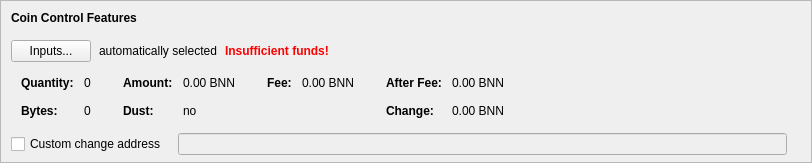
    <widget class="QFrame" name="frameCoinControl">
     <property name="sizePolicy">
      <sizepolicy hsizetype="Expanding" vsizetype="Expanding">
       <horstretch>0</horstretch>
       <verstretch>0</verstretch>
      </sizepolicy>
     </property>
     <property name="maximumSize">
      <size>
       <width>16777215</width>
       <height>16777215</height>
      </size>
     </property>
     <property name="frameShape">
      <enum>QFrame::StyledPanel</enum>
     </property>
     <property name="frameShadow">
      <enum>QFrame::Sunken</enum>
     </property>
     <layout class="QVBoxLayout" name="verticalLayoutCoinControl2">
      <property name="spacing">
       <number>0</number>
      </property>
      <property name="leftMargin">
       <number>0</number>
      </property>
      <property name="topMargin">
       <number>0</number>
      </property>
      <property name="rightMargin">
       <number>0</number>
      </property>
      <property name="bottomMargin">
       <number>6</number>
      </property>
      <item>
       <layout class="QVBoxLayout" name="verticalLayoutCoinControl" stretch="0,0,0,0,1">
        <property name="spacing">
         <number>0</number>
        </property>
        <property name="leftMargin">
         <number>10</number>
        </property>
        <property name="topMargin">
         <number>10</number>
        </property>
        <item>
         <layout class="QHBoxLayout" name="horizontalLayoutCoinControl1">
          <property name="bottomMargin">
           <number>15</number>
          </property>
          <item>
           <widget class="QLabel" name="labelCoinControlFeatures">
            <property name="sizePolicy">
             <sizepolicy hsizetype="Preferred" vsizetype="Maximum">
              <horstretch>0</horstretch>
              <verstretch>0</verstretch>
             </sizepolicy>
            </property>
            <property name="font">
             <font>
              <weight>75</weight>
              <bold>true</bold>
             </font>
            </property>
            <property name="styleSheet">
             <string notr="true">font-weight:bold;</string>
            </property>
            <property name="text">
             <string>Coin Control Features</string>
            </property>
           </widget>
          </item>
         </layout>
        </item>
        <item>
         <layout class="QHBoxLayout" name="horizontalLayoutCoinControl2" stretch="0,0,0,0">
          <property name="spacing">
           <number>8</number>
          </property>
          <property name="bottomMargin">
           <number>10</number>
          </property>
          <item>
           <widget class="QPushButton" name="pushButtonCoinControl">
            <property name="styleSheet">
             <string notr="true"/>
            </property>
            <property name="text">
             <string>Inputs...</string>
            </property>
            <property name="autoDefault">
             <bool>false</bool>
            </property>
           </widget>
          </item>
          <item>
           <widget class="QLabel" name="labelCoinControlAutomaticallySelected">
            <property name="text">
             <string>automatically selected</string>
            </property>
            <property name="margin">
             <number>5</number>
            </property>
           </widget>
          </item>
          <item>
           <widget class="QLabel" name="labelCoinControlInsuffFunds">
            <property name="font">
             <font>
              <weight>75</weight>
              <bold>true</bold>
             </font>
            </property>
            <property name="styleSheet">
             <string notr="true">color:red;font-weight:bold;</string>
            </property>
            <property name="text">
             <string>Insufficient funds!</string>
            </property>
            <property name="margin">
             <number>5</number>
            </property>
           </widget>
          </item>
          <item>
           <spacer name="horizontalSpacerCoinControl">
            <property name="orientation">
             <enum>Qt::Horizontal</enum>
            </property>
            <property name="sizeHint" stdset="0">
             <size>
              <width>40</width>
              <height>1</height>
             </size>
            </property>
           </spacer>
          </item>
         </layout>
        </item>
        <item>
         <widget class="QWidget" name="widgetCoinControl" native="true">
          <property name="sizePolicy">
           <sizepolicy hsizetype="Preferred" vsizetype="Preferred">
            <horstretch>0</horstretch>
            <verstretch>0</verstretch>
           </sizepolicy>
          </property>
          <property name="minimumSize">
           <size>
            <width>0</width>
            <height>0</height>
           </size>
          </property>
          <property name="styleSheet">
           <string notr="true"/>
          </property>
          <layout class="QHBoxLayout" name="horizontalLayoutCoinControl5">
           <property name="leftMargin">
            <number>0</number>
           </property>
           <property name="topMargin">
            <number>0</number>
           </property>
           <property name="rightMargin">
            <number>0</number>
           </property>
           <property name="bottomMargin">
            <number>0</number>
           </property>
           <item>
            <layout class="QHBoxLayout" name="horizontalLayoutCoinControl3" stretch="0,0,0,1">
             <property name="spacing">
              <number>20</number>
             </property>
             <property name="topMargin">
              <number>0</number>
             </property>
             <property name="bottomMargin">
              <number>10</number>
             </property>
             <item>
              <layout class="QFormLayout" name="formLayoutCoinControl1">
               <property name="horizontalSpacing">
                <number>10</number>
               </property>
               <property name="verticalSpacing">
                <number>14</number>
               </property>
               <property name="leftMargin">
                <number>10</number>
               </property>
               <property name="topMargin">
                <number>4</number>
               </property>
               <property name="rightMargin">
                <number>6</number>
               </property>
               <item row="0" column="0">
                <widget class="QLabel" name="labelCoinControlQuantityText">
                 <property name="font">
                  <font>
                   <weight>75</weight>
                   <bold>true</bold>
                  </font>
                 </property>
                 <property name="text">
                  <string>Quantity:</string>
                 </property>
                 <property name="margin">
                  <number>0</number>
                 </property>
                </widget>
               </item>
               <item row="0" column="1">
                <widget class="QLabel" name="labelCoinControlQuantity">
                 <property name="cursor">
                  <cursorShape>IBeamCursor</cursorShape>
                 </property>
                 <property name="contextMenuPolicy">
                  <enum>Qt::ActionsContextMenu</enum>
                 </property>
                 <property name="text">
                  <string notr="true">0</string>
                 </property>
                 <property name="margin">
                  <number>0</number>
                 </property>
                 <property name="textInteractionFlags">
                  <set>Qt::LinksAccessibleByMouse|Qt::TextSelectableByKeyboard|Qt::TextSelectableByMouse</set>
                 </property>
                </widget>
               </item>
               <item row="1" column="0">
                <widget class="QLabel" name="labelCoinControlBytesText">
                 <property name="font">
                  <font>
                   <weight>75</weight>
                   <bold>true</bold>
                  </font>
                 </property>
                 <property name="text">
                  <string>Bytes:</string>
                 </property>
                </widget>
               </item>
               <item row="1" column="1">
                <widget class="QLabel" name="labelCoinControlBytes">
                 <property name="cursor">
                  <cursorShape>IBeamCursor</cursorShape>
                 </property>
                 <property name="contextMenuPolicy">
                  <enum>Qt::ActionsContextMenu</enum>
                 </property>
                 <property name="text">
                  <string notr="true">0</string>
                 </property>
                 <property name="textInteractionFlags">
                  <set>Qt::LinksAccessibleByMouse|Qt::TextSelectableByKeyboard|Qt::TextSelectableByMouse</set>
                 </property>
                </widget>
               </item>
              </layout>
             </item>
             <item>
              <layout class="QFormLayout" name="formLayoutCoinControl2">
               <property name="horizontalSpacing">
                <number>10</number>
               </property>
               <property name="verticalSpacing">
                <number>14</number>
               </property>
               <property name="leftMargin">
                <number>6</number>
               </property>
               <property name="topMargin">
                <number>4</number>
               </property>
               <property name="rightMargin">
                <number>6</number>
               </property>
               <item row="0" column="0">
                <widget class="QLabel" name="labelCoinControlAmountText">
                 <property name="font">
                  <font>
                   <weight>75</weight>
                   <bold>true</bold>
                  </font>
                 </property>
                 <property name="text">
                  <string>Amount:</string>
                 </property>
                 <property name="margin">
                  <number>0</number>
                 </property>
                </widget>
               </item>
               <item row="0" column="1">
                <widget class="QLabel" name="labelCoinControlAmount">
                 <property name="cursor">
                  <cursorShape>IBeamCursor</cursorShape>
                 </property>
                 <property name="contextMenuPolicy">
                  <enum>Qt::ActionsContextMenu</enum>
                 </property>
                 <property name="text">
                  <string notr="true">0.00 BNN</string>
                 </property>
                 <property name="textInteractionFlags">
                  <set>Qt::LinksAccessibleByMouse|Qt::TextSelectableByKeyboard|Qt::TextSelectableByMouse</set>
                 </property>
                </widget>
               </item>
               <item row="1" column="0">
                <widget class="QLabel" name="labelCoinControlLowOutputText">
                 <property name="font">
                  <font>
                   <weight>75</weight>
                   <bold>true</bold>
                  </font>
                 </property>
                 <property name="text">
                  <string>Dust:</string>
                 </property>
                </widget>
               </item>
               <item row="1" column="1">
                <widget class="QLabel" name="labelCoinControlLowOutput">
                 <property name="cursor">
                  <cursorShape>IBeamCursor</cursorShape>
                 </property>
                 <property name="contextMenuPolicy">
                  <enum>Qt::ActionsContextMenu</enum>
                 </property>
                 <property name="text">
                  <string notr="true">no</string>
                 </property>
                 <property name="textInteractionFlags">
                  <set>Qt::LinksAccessibleByMouse|Qt::TextSelectableByKeyboard|Qt::TextSelectableByMouse</set>
                 </property>
                </widget>
               </item>
              </layout>
             </item>
             <item>
              <layout class="QFormLayout" name="formLayoutCoinControl3">
               <property name="horizontalSpacing">
                <number>10</number>
               </property>
               <property name="verticalSpacing">
                <number>14</number>
               </property>
               <property name="leftMargin">
                <number>6</number>
               </property>
               <property name="topMargin">
                <number>4</number>
               </property>
               <property name="rightMargin">
                <number>6</number>
               </property>
               <item row="0" column="0">
                <widget class="QLabel" name="labelCoinControlFeeText">
                 <property name="font">
                  <font>
                   <weight>75</weight>
                   <bold>true</bold>
                  </font>
                 </property>
                 <property name="text">
                  <string>Fee:</string>
                 </property>
                 <property name="margin">
                  <number>0</number>
                 </property>
                </widget>
               </item>
               <item row="0" column="1">
                <widget class="QLabel" name="labelCoinControlFee">
                 <property name="cursor">
                  <cursorShape>IBeamCursor</cursorShape>
                 </property>
                 <property name="contextMenuPolicy">
                  <enum>Qt::ActionsContextMenu</enum>
                 </property>
                 <property name="text">
                  <string notr="true">0.00 BNN</string>
                 </property>
                 <property name="textInteractionFlags">
                  <set>Qt::LinksAccessibleByMouse|Qt::TextSelectableByKeyboard|Qt::TextSelectableByMouse</set>
                 </property>
                </widget>
               </item>
             </layout>
             </item>
             <item>
              <layout class="QFormLayout" name="formLayoutCoinControl4">
               <property name="horizontalSpacing">
                <number>10</number>
               </property>
               <property name="verticalSpacing">
                <number>14</number>
               </property>
               <property name="leftMargin">
                <number>6</number>
               </property>
               <property name="topMargin">
                <number>4</number>
               </property>
               <property name="rightMargin">
                <number>6</number>
               </property>
               <item row="0" column="0">
                <widget class="QLabel" name="labelCoinControlAfterFeeText">
                 <property name="font">
                  <font>
                   <weight>75</weight>
                   <bold>true</bold>
                  </font>
                 </property>
                 <property name="text">
                  <string>After Fee:</string>
                 </property>
                 <property name="margin">
                  <number>0</number>
                 </property>
                </widget>
               </item>
               <item row="0" column="1">
                <widget class="QLabel" name="labelCoinControlAfterFee">
                 <property name="cursor">
                  <cursorShape>IBeamCursor</cursorShape>
                 </property>
                 <property name="contextMenuPolicy">
                  <enum>Qt::ActionsContextMenu</enum>
                 </property>
                 <property name="text">
                  <string notr="true">0.00 BNN</string>
                 </property>
                 <property name="textInteractionFlags">
                  <set>Qt::LinksAccessibleByMouse|Qt::TextSelectableByKeyboard|Qt::TextSelectableByMouse</set>
                 </property>
                </widget>
               </item>
               <item row="1" column="0">
                <widget class="QLabel" name="labelCoinControlChangeText">
                 <property name="font">
                  <font>
                   <weight>75</weight>
                   <bold>true</bold>
                  </font>
                 </property>
                 <property name="text">
                  <string>Change:</string>
                 </property>
                </widget>
               </item>
               <item row="1" column="1">
                <widget class="QLabel" name="labelCoinControlChange">
                 <property name="cursor">
                  <cursorShape>IBeamCursor</cursorShape>
                 </property>
                 <property name="contextMenuPolicy">
                  <enum>Qt::ActionsContextMenu</enum>
                 </property>
                 <property name="text">
                  <string notr="true">0.00 BNN</string>
                 </property>
                 <property name="textInteractionFlags">
                  <set>Qt::LinksAccessibleByMouse|Qt::TextSelectableByKeyboard|Qt::TextSelectableByMouse</set>
                 </property>
                </widget>
               </item>
              </layout>
             </item>
            </layout>
           </item>
          </layout>
         </widget>
        </item>
        <item>
         <layout class="QHBoxLayout" name="horizontalLayoutCoinControl4" stretch="0,0,0">
          <property name="spacing">
           <number>12</number>
          </property>
          <property name="sizeConstraint">
           <enum>QLayout::SetDefaultConstraint</enum>
          </property>
          <property name="topMargin">
           <number>5</number>
          </property>
          <property name="rightMargin">
           <number>5</number>
          </property>
          <item>
           <widget class="QCheckBox" name="checkBoxCoinControlChange">
            <property name="toolTip">
             <string>If this is activated, but the change address is empty or invalid, change will be sent to a newly generated address.</string>
            </property>
            <property name="text">
             <string>Custom change address</string>
            </property>
           </widget>
          </item>
          <item>
           <widget class="QValidatedLineEdit" name="lineEditCoinControlChange">
            <property name="enabled">
             <bool>false</bool>
            </property>
            <property name="sizePolicy">
             <sizepolicy hsizetype="Expanding" vsizetype="Fixed">
              <horstretch>0</horstretch>
              <verstretch>0</verstretch>
             </sizepolicy>
            </property>
           </widget>
          </item>
          <item>
           <widget class="QLabel" name="labelCoinControlChangeLabel">
            <property name="sizePolicy">
             <sizepolicy hsizetype="Preferred" vsizetype="Expanding">
              <horstretch>0</horstretch>
              <verstretch>0</verstretch>
             </sizepolicy>
            </property>
            <property name="minimumSize">
             <size>
              <width>0</width>
              <height>0</height>
             </size>
            </property>
            <property name="text">
             <string/>
            </property>
            <property name="margin">
             <number>3</number>
            </property>
           </widget>
          </item>
         </layout>
        </item>
        <item>
         <spacer name="verticalSpacerCoinControl">
          <property name="orientation">
           <enum>Qt::Vertical</enum>
          </property>
          <property name="sizeHint" stdset="0">
           <size>
            <width>800</width>
            <height>1</height>
           </size>
          </property>
         </spacer>
        </item>
       </layout>
      </item>
     </layout>
    </widget>
